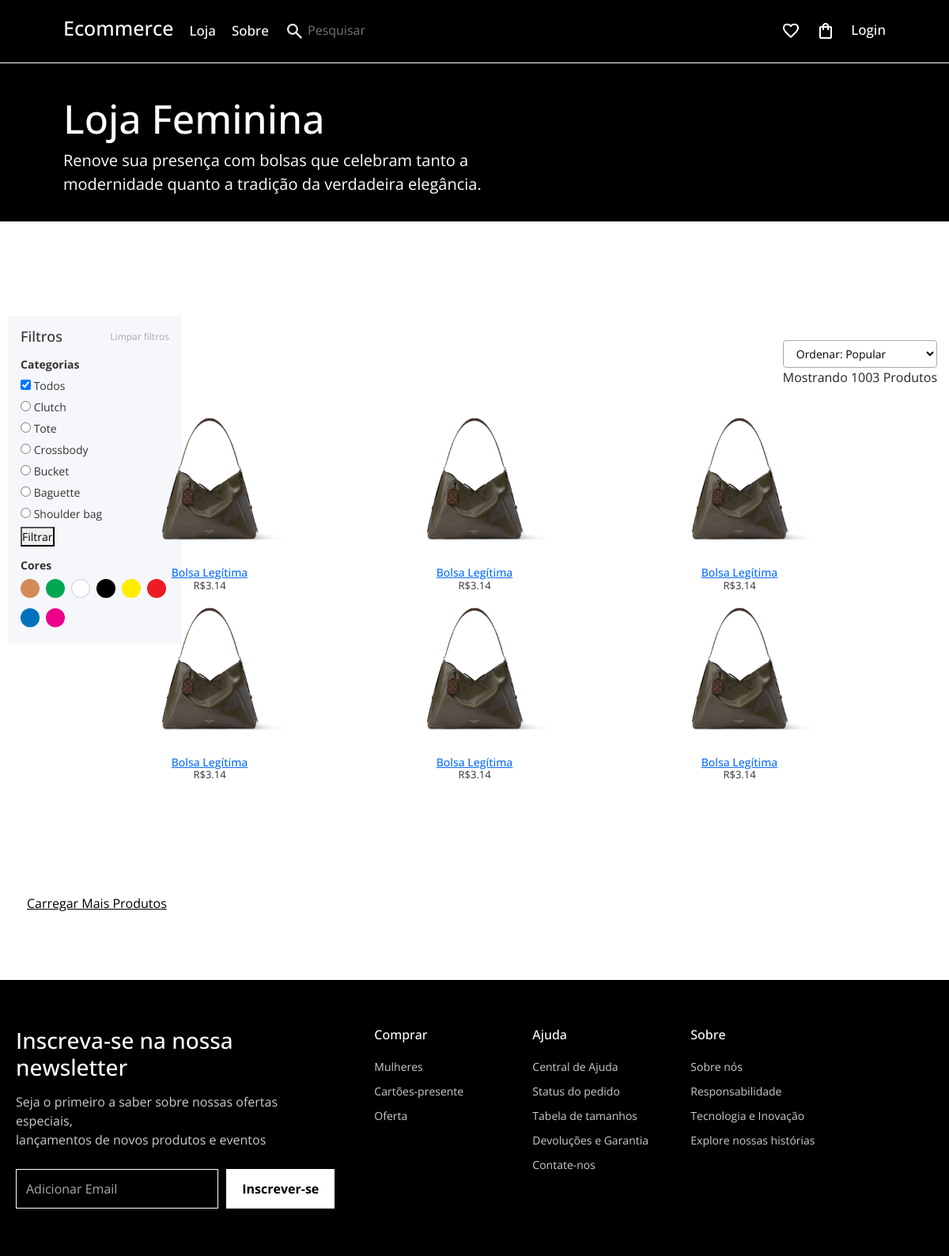
/produtos, run on an earlier commit of the app's database.
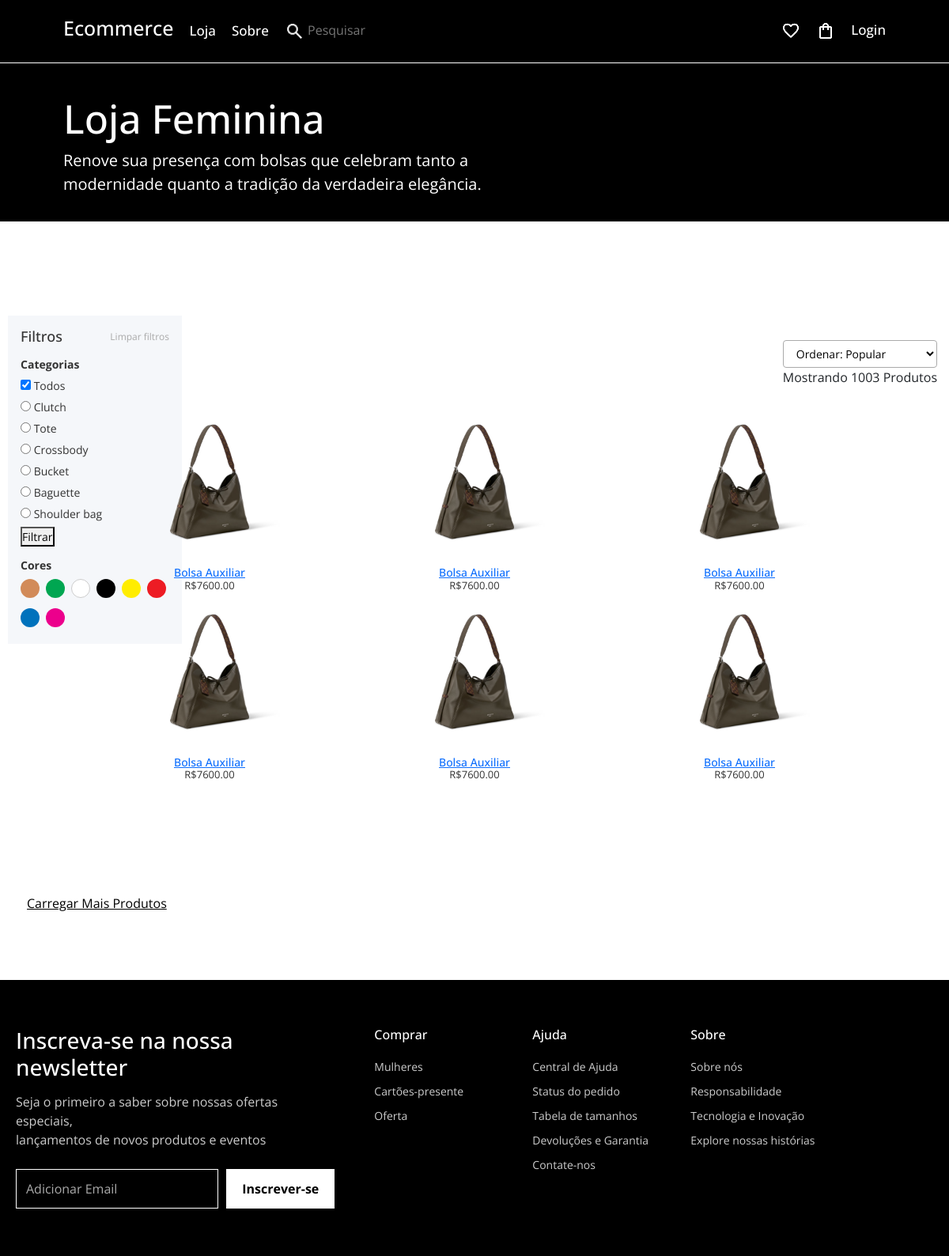
And on a later commit of the database.
### models.py (models this page shows)
class Produto(Base):
    __tablename__ = "Produtos"
    id = Column("idProduto", Integer, primary_key = True, nullable = False)
    nome = Column("Nome_Produto", String(100), nullable = False)
    preco = Column("Preço", DECIMAL, nullable = False)
    categoria = Column("Categoria", String(100), nullable = False)
    cor = Column("Cor", String(45), nullable = False)
    imagem = Column("Imagem", String(100), nullable=False)
    detalhe1 = Column("Detalhe1", String(100), nullable=False)
    detalhe2 = Column("Detalhe2", String(100), nullable=False)
    detalhe3 = Column("Detalhe3", String(100), nullable=False)
    detalhe4 = Column("Detalhe4", String(100), nullable=False)

### controllers.py (the view)
@router.get('/produtos', response_class=HTMLResponse)
async def listar(request: Request, offset: int = 0, limit: int = 6, categoria: str = None, db: Session = Depends(get_db)):
    query = db.query(Produto) # consultar todos os produtos / economizar linha
    if categoria:
        query = query.filter(Produto.categoria == categoria)
    produtos = query.offset(offset).limit(limit).all()
    if produtos:
        return templates.TemplateResponse('loja.html', {
            'request': request, 'produtos': produtos, 'categoria': categoria, 'offset': offset, 'limit': limit})
    else:
        return HTMLResponse('<h2>Não há produtos nessa categoria.</h2>', status_code=200)

### View/templates/loja.html (shortened to what this page needs)
<!DOCTYPE html>
<html lang="en">
<head>
    <link rel="stylesheet" href="{{url_for('static', path='Pasta_css/stytle_loja.css') }}">
    <link href="https://cdn.jsdelivr.net/npm/bootstrap@5.3.8/dist/css/bootstrap.min.css" rel="stylesheet"
>
</head>
<body>
    <main id="main">
        <header id="container_header">
            <div class="inline left-header">
                <a href="/"><h2>Ecommerce</h2></a>
                <a href="/produtos">Loja</a>
                <a href="/sobre">Sobre</a>
                <form action="">
                    <label for="pesquisar"><img class="icones" src="/static/uploads/icons_header/lupa.png" alt=""></label>
                    <input type="text" id="pesquisar" placeholder="Pesquisar">
                </form>
            </div>
            <div class="inline right-header">
                <a href=""><img src="/static/uploads/icons_header/coracao.png" alt=""></a>
                <a href=""><img src="/static/uploads/icons_header/icon_carrinho.png" alt=""></a>
                <a href="">Login</a>
            </div>
        </header>
        <section id="container">
            <div class="fundo_preto">
                <div class="caixa_fundo_preto">
                    <h2  class="titulo">Loja Feminina</h2>
                    <p class="subtitulo">Renove sua presença com bolsas que celebram tanto a <br> modernidade quanto a tradição da verdadeira elegância.</p>
                </div>
            </div>
            <div class="produtos">
                <div class="barra-opcoes">
                    <div class="ordenar">
                        <select id="ordenar" name="ordenar">
                            <option value="popular">Ordenar: Popular</option>
                        </select>
                        <span class="info">Mostrando 1003 Produtos</span>
                    </div>
                </div>
                <div class="categoria">
                    <div class="filtros">
                        <div class="filtros-header">
                            <h3>Filtros</h3>
                            <a href="#" class="limpar">Limpar filtros</a>
                        </div>
                        <div class="filtro-categorias">
                            <h4>Categorias</h4>
                            <form action="/produtos" method="get">
                              <label><input class="transparent" type="checkbox" checked> Todos</label>
                              <label><input type="radio" name="categoria" value="Clutch"> Clutch</label>
                              <label><input type="radio" name="categoria" value="Tote"> Tote</label>
                              <label><input type="radio" name="categoria" value="Crossbody"> Crossbody</label>
                              <label><input type="radio" name="categoria" value="Bucket"> Bucket</label>
                              <label><input type="radio" name="categoria" value="Baguette"> Baguette</label>
                              <label><input type="radio" name="categoria" value="Shoulder bag"> Shoulder bag</label>
                              <button type="submit">Filtrar</button>
                            </form>
                        </div>
                        <div class="filtro-cores">
                            <h4>Cores</h4>
                            <div class="cores">
                                <a href=""><span class="cor" style="background:#d28b59"></span></a>
                                <a href=""><span class="cor" style="background:#00a651"></span></a>
                                <a href=""><span class="cor" style="background:#fff; border:1px solid #ccc"></span></a>
                                <a href=""><span class="cor" style="background:#000"></span></a>
                                <a href=""><span class="cor" style="background:#ffed00"></span></a>
                                <a href=""><span class="cor" style="background:#ed1c24"></span></a>
                                <a href=""><span class="cor" style="background:#0072bc"></span></a>
                                <a href=""><span class="cor" style="background:#ec008c"></span></a>
                            </div>
                        </div>
                    </div>
                    <div class="grid">
                        {%for i in produtos%}
                            <div class="item">
                                <a href="/produto/{{i.id}}">
                                  <img src="/static/uploads/bolsas/{{i.imagem}}" alt="Sem foto">
                                </a>
                                <a href="/produto/{{i.id}}">
                                    <h3>{{i.nome}}</h3>
                                </a>
                                <p>R${{ '%.2f' % i.preco }}</p>
                            </div>
                        {%endfor%}
                    </div>
                    {% if produtos %}
                      <a href="/produtos?offset={{ offset + limit }}&limit={{ limit }}{% if categoria %}&categoria={{ categoria }}{% endif %}" class="button_carregar_produtos">Carregar Mais Produtos</a>
                    {% endif %}
            </div>
        </section>
        <footer class="footer-newsletter">
            <div class="footer-container">
                <div class="newsletter-section">
                    <h2>Inscreva-se na nossa newsletter</h2>
                    <p>Seja o primeiro a saber sobre nossas ofertas especiais,<br>lançamentos de novos produtos e
                        eventos</p>
                    <form class="newsletter-form">
                        <input type="email" placeholder="Adicionar Email" required>
                        <button type="submit">Inscrever-se</button>
                    </form>
                </div>
                <div class="footer-links">
                    <div class="footer-column">
                        <h3>Comprar</h3>
                        <a href="#">Mulheres</a>
                        <a href="#">Cartões-presente</a>
                        <a href="#">Oferta</a>
                    </div>
                    <div class="footer-column">
                        <h3>Ajuda</h3>
                        <a href="#">Central de Ajuda</a>
                        <a href="#">Status do pedido</a>
                        <a href="#">Tabela de tamanhos</a>
                        <a href="#">Devoluções e Garantia</a>
                        <a href="#">Contate-nos</a>
                    </div>
                    <div class="footer-column">
                        <h3>Sobre</h3>
                        <a href="#">Sobre nós</a>
                        <a href="#">Responsabilidade</a>
                        <a href="#">Tecnologia e Inovação</a>
                        <a href="#">Explore nossas histórias</a>
                    </div>
                </div>
            </div>
        </footer>
    </main>
</body>
</html>

### static/Pasta_css/stytle_loja.css (style rules this page uses)
* { margin: 0; padding: 0; font-family: "Open Sans", sans-serif; }
#container_header { position: relative; margin: 0 auto; width: 100%; height: 80px; padding: 15px; background-color: #000; border-bottom: 1px solid #fff; }
.inline { display: flex; flex-direction: row; gap: 25px; }
.left-header { position: absolute; top: 15px; left: 80px; display: flex; align-items: center; gap: 20px; }
.left-header h2 { font-size: 25px; line-height: 1.6; color: white; }
.left-header a { font-size: 17px; text-decoration: none; font-weight: 500; color: white; }
#pesquisar { background-color: transparent; border: none; color: white; }
.right-header { position: absolute; top: 25px; right: 80px; display: flex; align-items: center; gap: 20px; }
.right-header a { font-size: 17px; text-decoration: none; font-weight: 500; color: white; }
.icones { width: 25px; }
.titulo { color: white; font-size: 50px; }
.subtitulo { color: white; font-size: 20px; }
.fundo_preto { height: 25vh; background-color: #000; left: 50px; }
.produtos { min-height: auto; padding: 40px 0; }
.caixa_fundo_preto { position: absolute; left: 80px; top: 120px; }
.grid { display: grid; grid-template-columns: repeat(3, 1fr); gap: 5px; max-width: 1000px; margin: 0 auto; position: relative; bottom: 300px; }
.item { text-align: center; padding: 0; margin: 0; }
.item img { width: 100%; max-width: 200px; height: 200px; object-fit: contain; margin: 0 auto 2px; display: block; }
.item h3 { font-size: 14px; margin: 0; line-height: 1.2; }
.item p { font-size: 13px; color: #333; margin: 0; line-height: 1.2; }
.categoria { height: 800px; width: 100%; }
.barra-opcoes { display: flex; justify-content: flex-end; align-items: center; padding: 10px 15px; background: none; position: relative; top: 100px; }
.ordenar { display: flex; flex-direction: column; }
.ordenar select { padding: 6px 12px; font-size: 14px; border: 1px solid #aaa; border-radius: 4px; background-color: #fff; cursor: pointer; }
.button_carregar_produtos { display: block; margin: 30px auto; padding: 12px 34px; background-color: #fff; color: #000; border-radius: 1px; font-size: 16px; cursor: pointer; transition: all linear 0.3s; position: relative; bottom: 200px; }
.filtros { width: 220px; padding: 16px; background: #f5f7fa; font-family: Arial, sans-serif; font-size: 14px; color: #333; display: flex; flex-direction: column; margin-left: 10px; }
.filtros-header { display: flex; justify-content: space-between; align-items: center; }
.filtros-header h3 { margin: 0; font-size: 18px; }
.limpar { font-size: 12px; color: #aaa; text-decoration: none; }
.filtro-categorias, .filtro-cores { margin-top: 16px; }
.filtro-categorias h4, .filtro-cores h4 { font-size: 14px; font-weight: bold; margin-bottom: 8px; }
.filtro-categorias label { display: block; margin-bottom: 6px; }
.cores { display: flex; flex-wrap: wrap; gap: 8px; }
.cor { width: 24px; height: 24px; border-radius: 50%; display: inline-block; cursor: pointer; }
.footer-newsletter { background-color: #000; color: #fff; padding: 60px 20px; }
.footer-container { max-width: 1200px; margin: 0 auto; display: flex; gap: 50px; flex-wrap: wrap; justify-content: space-between; }
.newsletter-section { flex: 1 1 300px; }
.newsletter-section h2 { font-size: 28px; margin-bottom: 15px; }
.newsletter-section p { font-size: 16px; opacity: 0.8; margin-bottom: 25px; line-height: 1.5; }
.newsletter-form { display: flex; flex-wrap: wrap; gap: 10px; }
.newsletter-form input { flex: 1 1 250px; padding: 12px; border: 1px solid #fff; background-color: transparent; color: #fff; }
.newsletter-form input::placeholder { color: #aaa; }
.newsletter-form button { padding: 12px 20px; background-color: #fff; color: #000; border: none; font-weight: bold; cursor: pointer; transition: background-color 0.3s; }
.footer-links { display: flex; gap: 50px; flex: 2 1 500px; flex-wrap: wrap; }
.footer-column { display: flex; flex-direction: column; gap: 10px; min-width: 150px; }
.footer-column h3 { font-size: 16px; margin-bottom: 10px; }
.footer-column a { color: #ccc; text-decoration: none; font-size: 14px; transition: color 0.2s; }

What changed in the data, as far as the page shows it:
changed Produto (number 1 of 6 on the later page): imagem: a different picture; nome "Bolsa Legítima" → "Bolsa Auxiliar"; preco "3.14" → "7600.00"
changed Produto (number 2 of 6 on the later page): imagem: a different picture; nome "Bolsa Legítima" → "Bolsa Auxiliar"; preco "3.14" → "7600.00"
changed Produto (number 3 of 6 on the later page): imagem: a different picture; nome "Bolsa Legítima" → "Bolsa Auxiliar"; preco "3.14" → "7600.00"
changed Produto (number 4 of 6 on the later page): imagem: a different picture; nome "Bolsa Legítima" → "Bolsa Auxiliar"; preco "3.14" → "7600.00"
changed Produto (number 5 of 6 on the later page): imagem: a different picture; nome "Bolsa Legítima" → "Bolsa Auxiliar"; preco "3.14" → "7600.00"
changed Produto (number 6 of 6 on the later page): imagem: a different picture; nome "Bolsa Legítima" → "Bolsa Auxiliar"; preco "3.14" → "7600.00"
